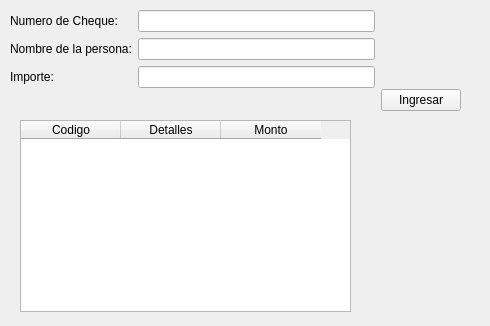
<?xml version="1.0" encoding="UTF-8"?>
<ui version="4.0">
 <class>Form</class>
 <widget class="QWidget" name="Form">
  <property name="geometry">
   <rect>
    <x>0</x>
    <y>0</y>
    <width>490</width>
    <height>326</height>
   </rect>
  </property>
  <property name="windowTitle">
   <string>Ingresos por Cheque</string>
  </property>
  <widget class="QTableWidget" name="tableWidget">
   <property name="geometry">
    <rect>
     <x>20</x>
     <y>120</y>
     <width>331</width>
     <height>192</height>
    </rect>
   </property>
   <column>
    <property name="text">
     <string>Codigo</string>
    </property>
   </column>
   <column>
    <property name="text">
     <string>Detalles</string>
    </property>
   </column>
   <column>
    <property name="text">
     <string>Monto</string>
    </property>
   </column>
  </widget>
  <widget class="QWidget" name="horizontalLayoutWidget">
   <property name="geometry">
    <rect>
     <x>10</x>
     <y>10</y>
     <width>451</width>
     <height>101</height>
    </rect>
   </property>
   <layout class="QHBoxLayout" name="horizontalLayout">
    <item>
     <layout class="QFormLayout" name="formLayout">
      <item row="0" column="1">
       <widget class="QLineEdit" name="lineEdit"/>
      </item>
      <item row="1" column="0">
       <widget class="QLabel" name="label_2">
        <property name="text">
         <string>Nombre de la persona:</string>
        </property>
       </widget>
      </item>
      <item row="1" column="1">
       <widget class="QLineEdit" name="lineEdit_2"/>
      </item>
      <item row="2" column="0">
       <widget class="QLabel" name="label_3">
        <property name="text">
         <string>Importe:</string>
        </property>
       </widget>
      </item>
      <item row="2" column="1">
       <widget class="QLineEdit" name="lineEdit_3"/>
      </item>
      <item row="0" column="0">
       <widget class="QLabel" name="label">
        <property name="text">
         <string>Numero de Cheque:</string>
        </property>
       </widget>
      </item>
     </layout>
    </item>
    <item>
     <layout class="QVBoxLayout" name="verticalLayout">
      <item>
       <spacer name="verticalSpacer">
        <property name="orientation">
         <enum>Qt::Vertical</enum>
        </property>
        <property name="sizeHint" stdset="0">
         <size>
          <width>20</width>
          <height>40</height>
         </size>
        </property>
       </spacer>
      </item>
      <item>
       <widget class="QPushButton" name="pushButton">
        <property name="text">
         <string>Ingresar</string>
        </property>
       </widget>
      </item>
     </layout>
    </item>
   </layout>
  </widget>
 </widget>
 <resources/>
 <connections>
  <connection>
   <sender>lineEdit</sender>
   <signal>returnPressed()</signal>
   <receiver>lineEdit_2</receiver>
   <slot>setFocus()</slot>
   <hints>
    <hint type="sourcelabel">
     <x>271</x>
     <y>24</y>
    </hint>
    <hint type="destinationlabel">
     <x>271</x>
     <y>55</y>
    </hint>
   </hints>
  </connection>
  <connection>
   <sender>lineEdit_2</sender>
   <signal>returnPressed()</signal>
   <receiver>lineEdit_3</receiver>
   <slot>setFocus()</slot>
   <hints>
    <hint type="sourcelabel">
     <x>271</x>
     <y>55</y>
    </hint>
    <hint type="destinationlabel">
     <x>271</x>
     <y>86</y>
    </hint>
   </hints>
  </connection>
  <connection>
   <sender>lineEdit_3</sender>
   <signal>returnPressed()</signal>
   <receiver>pushButton</receiver>
   <slot>setFocus()</slot>
   <hints>
    <hint type="sourcelabel">
     <x>271</x>
     <y>86</y>
    </hint>
    <hint type="destinationlabel">
     <x>418</x>
     <y>96</y>
    </hint>
   </hints>
  </connection>
  <connection>
   <sender>pushButton</sender>
   <signal>clicked()</signal>
   <receiver>Form</receiver>
   <slot>enter_new_check()</slot>
   <hints>
    <hint type="sourcelabel">
     <x>418</x>
     <y>96</y>
    </hint>
    <hint type="destinationlabel">
     <x>244</x>
     <y>162</y>
    </hint>
   </hints>
  </connection>
 </connections>
 <slots>
  <slot>enter_new_check()</slot>
 </slots>
</ui>
